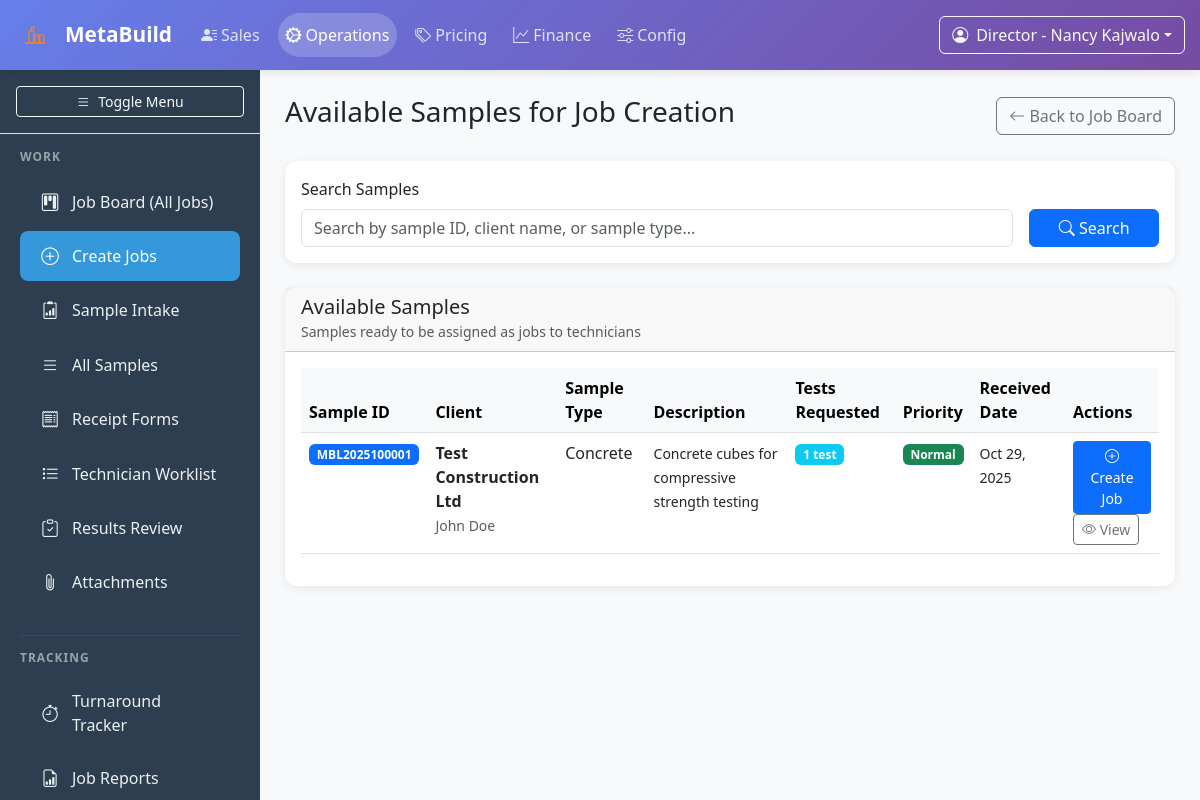
The page /operations/available-samples/ (signed in) on the database as committed earlier.
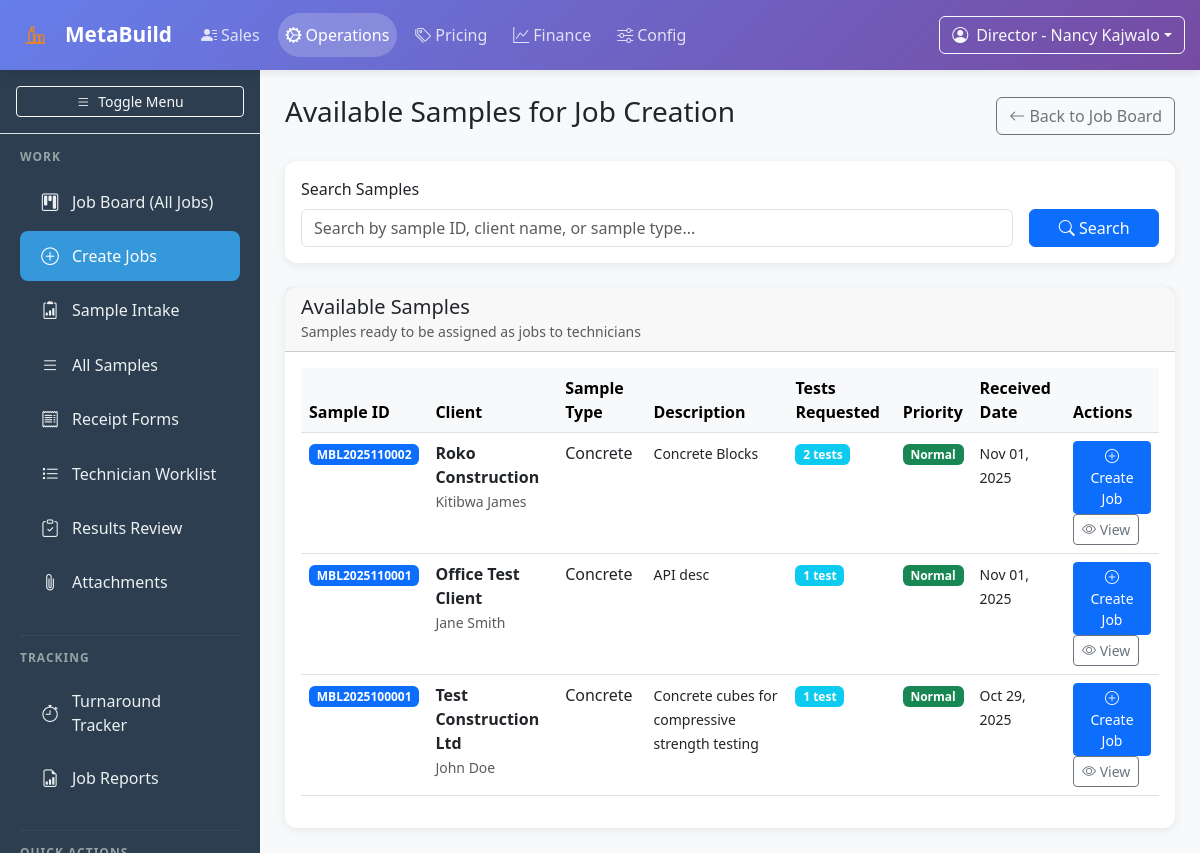
The same page on the database as committed later.
### operations/models.py (models this page shows, shortened)
class Sample(models.Model):
    STATUS_CHOICES = [
        ('received', 'Received'),
        ('in_progress', 'In Progress'),
        ('testing', 'Testing'),
        ('completed', 'Completed'),
        ('reported', 'Reported'),
        ('cancelled', 'Cancelled'),
    ]
    PRIORITY_CHOICES = [
        ('normal', 'Normal'),
        ('urgent', 'Urgent'),
        ('rush', 'Rush'),
    ]
    SAMPLE_CONDITION_CHOICES = [
        ('good', 'Good'),
        ('damaged', 'Damaged'),
        ('insufficient', 'Insufficient'),
        ('contaminated', 'Contaminated'),
    ]
    sample_id = models.CharField(max_length=50, unique=True, help_text="Unique sample identifier")
    client_reference = models.CharField(max_length=100, blank=True, help_text="Client's reference number")
    client = models.ForeignKey(Client, on_delete=models.CASCADE, related_name='samples')
    sample_type = models.CharField(max_length=100, help_text="Type of sample (e.g., Soil, Concrete, Steel)")
    sample_description = models.TextField(help_text="Detailed description of the sample")
    sample_condition = models.CharField(max_length=20, choices=SAMPLE_CONDITION_CHOICES, default='good')
    quantity = models.CharField(max_length=100, help_text="Quantity or amount of sample")
    location_collected = models.CharField(max_length=200, blank=True, help_text="Location where sample was collected")
    collection_date = models.DateField(blank=True, null=True, help_text="Date sample was collected")
    received_by = models.ForeignKey(User, on_delete=models.CASCADE, related_name='received_samples')
    received_date = models.DateTimeField(default=timezone.now)
    priority = models.CharField(max_length=20, choices=PRIORITY_CHOICES, default='normal')
    status = models.CharField(max_length=20, choices=STATUS_CHOICES, default='received')
    requested_tests = models.ManyToManyField(TestItem, through='SampleTest', related_name='samples')
    special_instructions = models.TextField(blank=True, help_text="Special instructions for testing")
    delivery_method = models.CharField(max_length=100, blank=True, help_text="How sample was delivered")
    courier_details = models.CharField(max_length=200, blank=True, help_text="Courier or delivery details")
    notes = models.TextField(blank=True, help_text="Additional notes")
    created_at = models.DateTimeField(auto_now_add=True)
    updated_at = models.DateTimeField(auto_now=True)
    class Meta:
        verbose_name = "Sample"
        verbose_name_plural = "Samples"
        ordering = ['-received_date']
        indexes = [
            models.Index(fields=['sample_id']),
            models.Index(fields=['status']),
            models.Index(fields=['received_date']),
            models.Index(fields=['client']),
        ]
    @property
    def total_tests(self):
        return self.requested_tests.count()

class Client(models.Model):
    name = models.CharField(max_length=200, help_text="Client or company name")
    contact_person = models.CharField(max_length=200, blank=True, help_text="Primary contact person")
    email = models.EmailField(blank=True)
    phone = models.CharField(max_length=20, blank=True)
    address = models.TextField(blank=True)
    company_registration = models.CharField(max_length=100, blank=True, help_text="Company registration number")
    is_active = models.BooleanField(default=True)
    created_at = models.DateTimeField(auto_now_add=True)
    updated_at = models.DateTimeField(auto_now=True)
    class Meta:
        verbose_name = "Client"
        verbose_name_plural = "Clients"
        ordering = ['name']

### operations/views.py (the view, shortened to what this page needs)
# urls.py: path('available-samples/', views.available_samples, name='available_samples'),
@login_required
def available_samples(request):
    if not check_job_creation_access(request.user):
        raise PermissionDenied("Only Directors, Lab Managers, and Office Staff can create jobs.")
    samples = Sample.objects.filter(
        requested_tests__isnull=False
    ).exclude(
        status='cancelled'
    ).select_related('client', 'received_by').prefetch_related(
        'requested_tests', 'jobs'
    ).distinct()
    available_samples_list = []
    for sample in samples:
        active_jobs = sample.jobs.exclude(status__in=['completed', 'cancelled']).count()
        if active_jobs == 0:
            available_samples_list.append(sample)
    search_query = request.GET.get('search', '')
    paginator = Paginator(available_samples_list, 20)
    page_number = request.GET.get('page')
    page_obj = paginator.get_page(page_number)
    context = get_base_context(request.user)
    context.update({
        'page_title': 'Available Samples for Job Creation',
        'page_obj': page_obj,
        'samples': page_obj,
        'search_query': search_query,
    })
    return render(request, 'operations/available_samples.html', context)

### core/models.py (called while the page is built)
    def get_role_display(self):
        return dict(self.ROLE_CHOICES).get(self.role, self.role)

    def get_accessible_modules(self):
        access_matrix = {
            'director': ['sales', 'operations', 'pricing', 'finance', 'config'],
            'lab_manager': ['sales', 'operations', 'pricing', 'finance'],  # Added sales for client management
            'office_staff': ['sales', 'operations', 'finance'],  # Added operations for sample intake
            'technician': ['operations'],
        }
        return access_matrix.get(self.role, [])

### operations/views.py (called while the page is built)
def get_base_context(user):
    return {
        'accessible_modules': user.get_accessible_modules() if user.is_authenticated else [],
        'user_role': user.role if user.is_authenticated else None,
    }

def check_job_creation_access(user):
    return user.role in ['director', 'lab_manager', 'office_staff']

### templates/operations/available_samples.html (shortened to what the changed rows need)
{% extends 'operations/base_operations.html' %}
{% block content %}
<div class="d-flex justify-content-between align-items-center mb-4">
    <h1 class="h3">{{ page_title }}</h1>
</div>
<div class="card">
    <div class="card-body">
        {% if samples %}
        <div class="table-responsive">
            <table class="table table-hover">
                <thead class="table-light">
                    <tr>
                        <th>Sample ID</th>
                        <th>Client</th>
                        <th>Sample Type</th>
                        <th>Description</th>
                        <th>Tests Requested</th>
                        <th>Priority</th>
                        <th>Received Date</th>
                        <th>Actions</th>
                    </tr>
                </thead>
                <tbody>
                    {% for sample in samples %}
                    <tr>
                        <td>
                            <span class="badge bg-primary">{{ sample.sample_id }}</span>
                        </td>
                        <td>
                            <strong>{{ sample.client.name }}</strong>
                            {% if sample.client.contact_person %}
                            <br><small class="text-muted">{{ sample.client.contact_person }}</small>
                            {% endif %}
                        </td>
                        <td>{{ sample.sample_type }}</td>
                        <td>
                            <small>{{ sample.sample_description|truncatewords:10 }}</small>
                        </td>
                        <td>
                            <span class="badge bg-info">{{ sample.total_tests }} test{{ sample.total_tests|pluralize }}</span>
                        </td>
                        <td>
                            {% if sample.priority == 'rush' %}
                                <span class="badge bg-danger">Rush</span>
                            {% elif sample.priority == 'urgent' %}
                                <span class="badge bg-warning">Urgent</span>
                            {% else %}
                                <span class="badge bg-success">Normal</span>
                            {% endif %}
                        </td>
                        <td>
                            <small>{{ sample.received_date|date:"M d, Y" }}</small>
                        </td>
                        <td>
                            <a href="{% url 'operations:create_job' sample.sample_id %}" class="btn btn-sm btn-primary">
                                <i class="bi bi-plus-circle"></i>
                                Create Job
                            </a>
                            <a href="{% url 'operations:sample_detail' sample.sample_id %}" class="btn btn-sm btn-outline-secondary">
                                <i class="bi bi-eye"></i>
                                View
                            </a>
                        </td>
                    </tr>
                    {% endfor %}
                </tbody>
            </table>
        </div>
        {% else %}
        <div class="alert alert-info">
            <i class="bi bi-info-circle me-2"></i>
            No available samples found. All samples have active jobs assigned or need tests added first.
        </div>
        {% endif %}
    </div>
</div>
{% endblock %}

Rows that differ between the two databases and show on the page:
added Sample: sample_id "MBL2025110002", client.name "Roko Construction", client.contact_person "Kitibwa James", sample_type "Concrete", sample_description "Concrete Blocks", total_tests "2", priority "Normal", received_date "Nov 01, 2025"
added Sample: sample_id "MBL2025110001", client.name "Office Test Client", client.contact_person "Jane Smith", sample_type "Concrete", sample_description "API desc", total_tests "1", priority "Normal", received_date "Nov 01, 2025"
